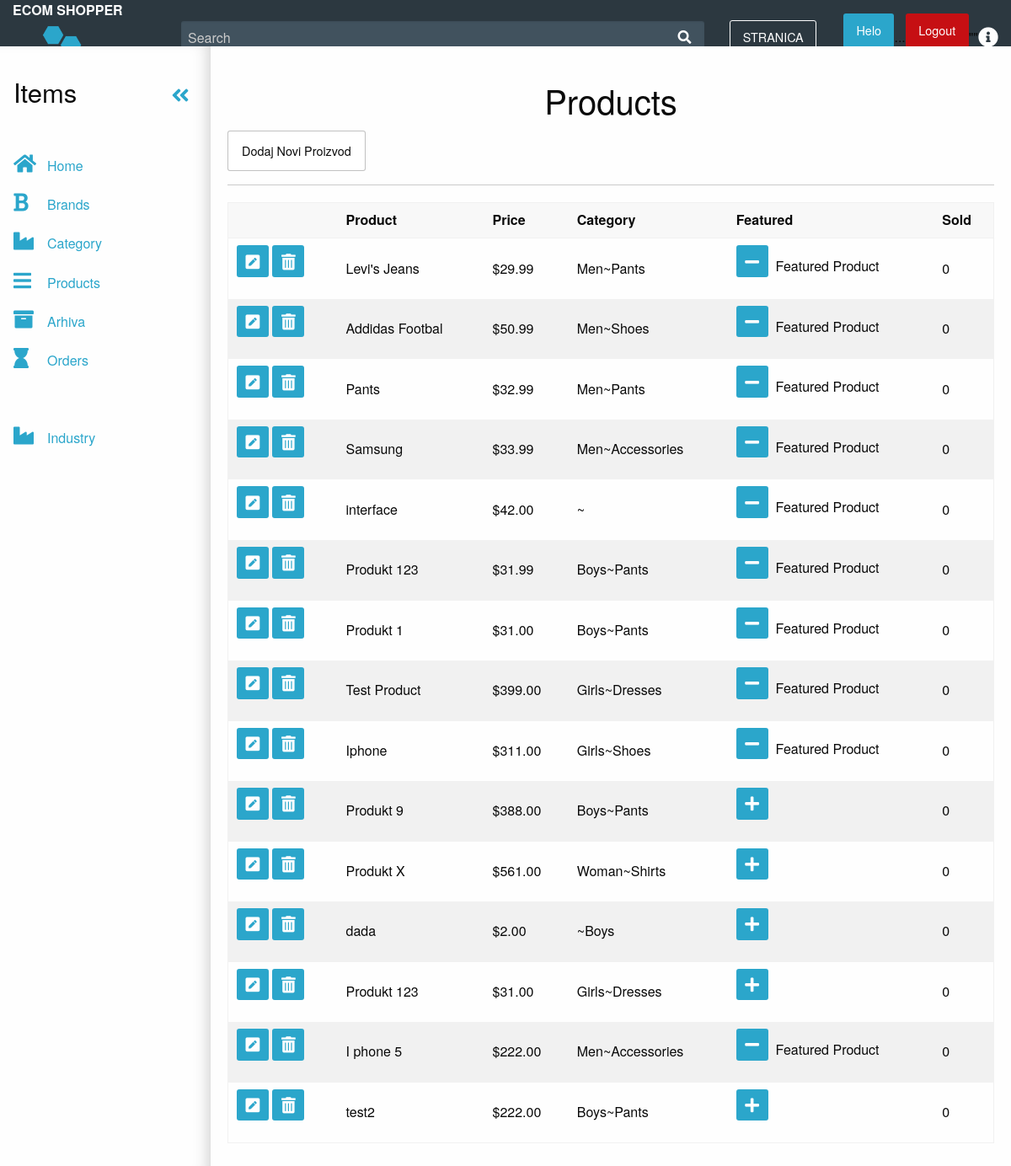
/admin/products.php, run on the app's committed database.
### tables this page shows
CREATE TABLE `products` (
  `id` int(11) NOT NULL,
  `title` varchar(255) NOT NULL,
  `price` decimal(10,2) NOT NULL,
  `list_price` decimal(10,2) NOT NULL,
  `brand` int(11) NOT NULL,
  `categories` varchar(255) NOT NULL,
  `image` varchar(255) NOT NULL,
  `description` text NOT NULL,
  `featured` tinyint(4) NOT NULL DEFAULT '0',
  `sizes` text NOT NULL,
  `deleted` tinyint(4) NOT NULL DEFAULT '0'
);

CREATE TABLE `categories` (
  `id` int(11) NOT NULL,
  `category` varchar(255) NOT NULL,
  `parent` int(11) NOT NULL
);

### konfiguracija.php (called while the page is built, shortened)
<?php
$putanjaApp = "/E-Shop/";

### admin/products.php (the view, shortened to what this page needs)
<?php
include_once "../konfiguracija.php";
include 'includes/head.php';
$dbpath='';
if(isset($_GET['add']) || isset($_GET['edit'])){
$brandQuery= $veza->prepare("SELECT * FROM brand ORDER BY brand;");
$brandQuery->execute();
$parentQuery =$veza->prepare("SELECT* FROM categories WHERE parent = 0 ORDER BY category;");
$parentQuery->execute();
$title = ((isset($_POST['title']) && $_POST['title'] !='')?sanitize($_POST['title']):'');
$brand = ((isset($_POST['brand']) && !empty($_POST['brand']))?sanitize($_POST['brand']):'');
$parent = ((isset($_POST['parent']) && !empty($_POST['parent']))?sanitize($_POST['parent']):'');
$category = ((isset($_POST['child']))&& !empty ($_POST['child'])?sanitize($_POST['child']): '');
$price = ((isset($_POST['price']) && $_POST['price'] !='')?sanitize($_POST['price']):'');
$list_price = ((isset($_POST['list_price']) && $_POST['list_price'] !='')?sanitize($_POST['list_price']):'');
$description = ((isset($_POST['description']) && $_POST['description'] !='')?sanitize($_POST['description']):'');
$sizes = ((isset($_POST['sizes']) && $_POST['sizes'] !='')?sanitize($_POST['sizes']):'');
$saved_image = '';
if(isset($_GET['edit'])){
    $edit_id = (int)$_GET['edit'];
    $productResults = $veza->prepare("SELECT * FROM products WHERE id = '$edit_id';");
    $productResults->execute();
      $product=$productResults->fetch(PDO::FETCH_ASSOC);
      if (isset($_GET['delete_image'])){
      $image_url = $_SERVER['DOCUMENT_ROOT'].$product['image']; echo $image_url;
      unlink($image_url);
      $izrazDel= $veza->prepare("UPDATE products SET image = ''WHERE id = '$edit_id';");
      $izrazDel->execute();
      header('Location: products.php?edit='.$edit_id);
      }
      $category = ((isset($_POST['child']) && $_POST['child'] != '')?sanitize($_POST['child']):$product['categories']);
      $title = ((isset($_POST['title']) && $_POST['title'] != '')?sanitize($_POST['title']):$product['title']);
      $brand = ((isset($_POST['brand']) && $_POST['brand'] != '')?sanitize($_POST['brand']):$product['brand']);
      $parentIzraz = $veza->prepare ("SELECT * FROM categories WHERE id = '$category';");
      $parentIzraz->execute();
      $parentResult=$parentIzraz->fetch(PDO::FETCH_ASSOC);
      $parent = ((isset($_POST['parent']) && $_POST['parent'] != '')?sanitize($_POST['parent']):$parentResult['parent']);
      $price = ((isset($_POST['price']) && $_POST['price'] != '')?sanitize($_POST['price']):$product['price']);
      $list_price = ((isset($_POST['list_price']) && $_POST['list_price'] != '')?sanitize($_POST['list_price']):$product['list_price']);
      $description = ((isset($_POST['description']) && $_POST['description'] != '')?sanitize($_POST['description']):$product['description']);
      $sizes = ((isset($_POST['sizes']) && $_POST['sizes'] != '')?sanitize($_POST['sizes']):$product['sizes']);
      $saved_image = (($product['image'] !='')?$product['image']:'');
      $dbpath = $saved_image;
     }
if($_POST){
$price = ((isset($_POST['price']) && $_POST['price'] !='')?sanitize($_POST['price']):'');
$list_price = ((isset($_POST['list_price']) && $_POST['list_price'] !='')?sanitize($_POST['list_price']):'');
$description = ((isset($_POST['description']) && $_POST['description'] !='')?sanitize($_POST['description']):'');
$sizes = ((isset($_POST['sizes']) && $_POST['sizes'] !='')?sanitize($_POST['sizes']):'');
$sizes=rtrim($sizes,',');
$saved_image = '' ;
  $erros= array();
  $required = array('title','brand','price','parent','child');
   foreach($required as $field){
     if($_POST[$field]==''){
       $errors[]= 'All fields With and Astrisk are required.';
       break;
     }
   }
   if(!empty($_FILES)){
    $photo = $_FILES['photo'];
    $name = $photo['name'];
    $nameArray = explode('.',$name);
    $fileName = $nameArray[0];
    $fileExt = $nameArray[1];
    $mime = explode('/',$photo['type']);
    $mimeType = $mime[0];
    $mimeExt = $mime[1];
    $tmpLoc = $photo['tmp_name'];
    $fileSize = $photo['size'];
    $allowed = array ('png','jpg','jpeg','gif');
    $uploadName = md5(microtime()).'.'.$fileExt;
    $uploadPath = BASEURL.'images/products/'.$uploadName;
    $dbpath = '/E-Shop/images/products/'.$uploadName;
        if ($mimeType != 'image') {
          $errors [] ='The file must be an image.' ;
           }
           if (!in_array($fileExt, $allowed)) {
             $errors[] = 'The file extension must be a png,jpg,jpeg, or gif.';
           }
           if($fileSize > 15000000){
             $errors[] = 'The file size must be under 15MB.';
           }
           if ($fileExt != $mimeExt && ($mimeExt == 'jpg' && $fileExt != 'jpg')) {
                $errors [] = 'File extension does not match the file.';
           }
        }
       if (!empty($errors)){
         echo display_errors($errors);
       } else {
           move_uploaded_file($tmpLoc,$uploadPath);
           $insertSql=$veza->prepare("INSERT INTO products (`title`,`price`,`list_price`,`brand`,`categories`,`sizes`,`image`,`description`)
           VALUES ('$title','$price','$list_price','$brand','$category','$sizes','$dbpath','$description');");
           if(isset($_GET['edit'])){
           $insertSql = $veza->prepare("UPDATE products SET title = '$title',price='$price',list_price ='$list_price',
           brand= '$brand',categories='$category',sizes='$sizes',image='$dbpath', description= '$description'
           WHERE id='$edit_id';");
      }
       $insertSql->execute();
       header('Location: products.php');
   }
}
?>
<h2 class ="text-center"><?=((isset($_GET['edit']))?'Edit':'Add A New');?> Product</h2><hr>
<form action ="products.php?<?=((isset($_GET['edit']))?'edit='.$edit_id:'add=1');?>" method="POST" enctype="multipart/form-data" >
  <div class="row">
   <div class="small-6 large-6 columns ">
     <label for="title">Title*:
        <input type="text" name="title" class="former" id="title" placeholder="large-12.columns" value="<?=$title;?>"/>
      </label>
    </div>
    <div class="small-6 large-6 columns">
       <label for="brand">Brand*: </label>
       <select class="form-group" id="brand" name="brand">
            <option value=""<?=(($brand=='')?' selected':'');?>></option>
            <?php  while ($_brand= $brandQuery->fetch(PDO::FETCH_ASSOC)): ?>
          <option value="<?=$_brand['id'];?>"<?=(($brand== $_brand ['id'])?' selected':'');?>><?=$_brand['brand'];?></option>
          <?php endwhile; ?>
       </select>
</div>
    <div class="small-6 large-6 columns ">
      <label for="parent">Parent Category*:
         <select class="form-group" id="parent" name="parent">
         <option value =""<?=(($parent== '')?' selected':'');?>></option>
         <?php while($_parent = $parentQuery->fetch(PDO::FETCH_ASSOC)): ?>
           <option value="<?=$_parent['id'];?>"<?=(($parent == $_parent['id'])?' selected':'');?>><?=$_parent['category'];?></option>
         <?php endwhile; ?>
       </label>
       </select>
     </div>
     <div class="small-6 large-6 columns">
       <label for="child">Child Category:*</label>
   			<select id="child" name="child" class="form-control">
   </select>
     </div>
       <div class="small-6 large-4 columns ">
       <label for="price">Price*: </label>
       <input type="text" id="price" name="price" class="form-control" value="<?=$price;?>">
 </div>
 <div class="small-6 large-4 columns ">
 <label for="list_price">List Price: </label>
 <input type="text" id="list_price" name="list_price" class="form-control" value="<?=$list_price;?>">
</div>
<div class="small-6 large-4 columns ">
  <label>Quantity & Sizes*: </label>
 <button class="button" id="kol">Quantity & Sizes</button>
</div>
<div class="small-6 large-4 columns ">
<label for ="sizes">Sizes & Qty Preview</label>
<input type="text" class="form-control" name="size" id="sizes" value="<?=$sizes;?>"readonly>
</div>
<div class="small-12 large-4 columns ">
  <?php if($saved_image != ''):?>
    <div class="savedimg">
       <img src="<?=$saved_image;?>"alt="saved image"/><br><br>
        <a href="products.php?delete_image=1&edit=<?=$edit_id;?>" class="button label alert">Delete Image</a>
    </div>
<?php else: ?>
   <label for="photo">Product Photo:</label>
 <input type="file" name="photo" id="photo" class="form-control">
<?php endif;?>
</div>
<div class="small-12 large-4 columns">
  <label for ="description">Description:</label>
  <textarea id="description" name="description" class="form-control" rows="6"><?=$description;?></textarea>
</div>
<a href="products.php" class="button">Cancel</a>
<div class="small-6 large-3 columns ">
<input type="submit" value="<?=((isset($_GET['edit']))?'Edit':'Add');?> Product" class="button  " >
</div>
<input type="hidden" name="qtyandsizes" id="qtyandsizes" />
</form>
<div class="reveal" id="sizesModal" data-reveal data-animation-in="fade-in" data-options="closeOnClick:false;closeOnEsc:false;"  data-animation-out="fade-out" >
<label for ="">Sizes & Qty</label>
<div class="row">
  <?php for($i=1;$i<=12;$i++): ?>
       <div class="small-4 medium-4 columns ">
          <label for= "size_<?=$i;?>">Size:</label>
          <input type="text"  id="size_<?=$i;?>" value ="<?=((!empty($sArray[$i-1]))?$sArray[$i-1]:'');?>">
       </div>
        <div class="small-2 medium-2 columns ">
           <label for= "qty_<?=$i;?>">Quantity:</label>
           <input type="number"  id="qty_<?=$i;?>" value ="" min="0">
       </div>
  <?php endfor; ?>
</div>
  <button class="close-button" data-close aria-label="Close reveal" type="button">
    <span aria-hidden="true">&times;</span>
</button>
  <button class="button"  id="saveChangesSizes"> Save Changes
   </button>
</div>
<?php }else{
$format = new NumberFormatter("en_US",NumberFormatter::CURRENCY);
$izraz = $veza->prepare("SELECT * FROM products WHERE deleted = 0;");
$presults= $izraz->execute();
?>
<div class="app-dashboard shrink-medium">
  <div class="row expanded app-dashboard-top-nav-bar">
    <div class="columns medium-2">
      <a class="app-dashboard-logo" data-toggle="app-dashboard-sidebar">ECOM shopper</a>
      <h3 class="site-logo"data-toggle="app-dashboard-sidebar">  <a href="index.php"><img src="<?php echo $putanjaApp;?>logo/sign.png"></a></h3>
    </div>
    <div class="columns show-for-medium">
      <div class="app-dashboard-search-bar-container">
        <input class="app-dashboard-search" type="search" placeholder="Search">
        <i class="app-dashboard-search-icon fa fa-search"></i>
      </div>
    </div>
    <div class="columns shrink app-dashboard-top-bar-actions">
    <a href="../index.php">   <button  class="button hollow">STRANICA</button>
      <a href="#" class="button" >Helo <?=$user_data['first'];?></a> ...
          <a href="logout.php" class="button alert" >Logout</a> ""
      <a href="#" height="30" width="30" alt=""><i class="fa fa-info-circle"></i></a>
    </div>
  </div>
  <div class="app-dashboard-body off-canvas-wrapper">
    <div id="app-dashboard-sidebar" class="app-dashboard-sidebar position-left off-canvas off-canvas-absolute reveal-for-medium" data-off-canvas>
      <div class="app-dashboard-sidebar-title-area">
        <div class="app-dashboard-close-sidebar">
          <h3 class="app-dashboard-sidebar-block-title">Items</h3>
          <button id="close-sidebar" data-app-dashboard-toggle-shrink class="app-dashboard-sidebar-close-button show-for-medium" aria-label="Close menu" type="button">
            <span aria-hidden="true"><a href="#"><i class="large fa fa-angle-double-left"></i></a></span>
          </button>
        </div>
      </div>
      <div class="app-dashboard-sidebar-inner">
        <ul class="menu vertical">
          <li><a href="index.php" class="is-active">
            <i class="large fa fa-home"></i><span class="app-dashboard-sidebar-text">Home</span>
          </a></li>
          <li><a href="brands.php" class="is-active">
            <i class="large fa fa-bold"></i><span class="app-dashboard-sidebar-text">Brands</span>
          </a></li>
          <li><a href="categories.php">
            <i class="large fa fa-industry"></i><span class="app-dashboard-sidebar-text">Category</span>
          </a></li>
          <li><a href="products.php" class="is-active">
            <i class="large fa fa-bars"></i><span class="app-dashboard-sidebar-text">Products</span>
          </a></li>
          <li><a href="archived.php">
            <i class="large fa fa-archive"></i><span class="app-dashboard-sidebar-text">Arhiva</span>
          </a></li>
          <li><a>
            <i class="large fa fa-hourglass"></i><span class="app-dashboard-sidebar-text">Orders</span>
          </a></li>
          <li><a href="#" class="is-active">
          </a></li>
          <li><a>
          </a></li>
          <li><a href="industry.php">
            <i class="large fa fa-industry"></i><span class="app-dashboard-sidebar-text">Industry</span>
          </a></li>
        </ul>
      </div>
    </div>
    <div class="app-dashboard-body-content off-canvas-content" data-off-canvas-content>
      <h2 class="text-center">Products</h2>
      <a href="products.php?add=1" class="button float-left callout clearfix" id="">Dodaj Novi Proizvod</a>
      <hr>
<table class="table">
  <thead>
    <tr>
      <th></th>
      <th>Product</th>
      <th>Price</th>
      <th>Category</th>
      <th>Featured</th>
      <th>Sold</th>
    </tr>
  </thead>
  <tbody>
     <?php   while ($product = $izraz->fetch(PDO::FETCH_ASSOC)):
             $childId = $product['categories'];
              $catSql = $veza->prepare("SELECT * FROM categories WHERE id='$childId';");
              $result= $catSql->execute();
              $child = $catSql->fetch(PDO::FETCH_ASSOC);
              $parentId = $child['parent'];
                $parentSql = $veza->prepare("SELECT * FROM categories WHERE id='$parentId';");
                $parentSql->execute();
                $parent =$parentSql->fetch(PDO::FETCH_ASSOC);
                $category = $parent['category'].'~'.$child['category'];
       ?>
           <tr>
              <td>
                   <a href="products.php?edit=<?=$product['id'];?>" class ="button tiny"><i class="fas fa-pen-square fa-2x"></i></a>
                   <a href="products.php?delete=<?=$product['id'];?>" class ="button tiny"><i class="fas fa-trash-alt fa-2x"></i></a>
              </td>
              <td><?=$product['title'];?></td>
              <td><?php echo $format->format ($product['price']); ?></td>
              <td><?php echo $category;?></td>
              <td><a href="products.php?featured=<?=(($product['featured']== 0)?'1':'0');?>&id=<?=$product['id'];?>"
                class ="button tiny"><i class="fas fa-<?=(($product['featured']==1)?'minus':'plus');?> fa-2x " ></i>
              </a>&nbsp <?=(($product['featured']==1)?'Featured Product': '');?></td>
              <td>0</td>
           </tr>
     <?php endwhile; ?>
  </tbody>
</table>
<?php  }?>

### data on the page
products: title "Levi's Jeans", price "$29.99", category "Men~Pants", featured 1 (drawn)
products: title "Addidas Footbal", price "$50.99", category "Men~Shoes", featured 1 (drawn)
products: title "Pants", price "$32.99", category "Men~Pants", featured 1 (drawn)
products: title "Samsung", price "$33.99", category "Men~Accessories", featured 1 (drawn)
products: title "interface", price "$42.00", category "~", featured 1 (drawn)
products: title "Produkt 123", price "$31.99", category "Boys~Pants", featured 1 (drawn)
products: title "Produkt 1", price "$31.00", category "Boys~Pants", featured 1 (drawn)
products: title "Test Product", price "$399.00", category "Girls~Dresses", featured 1 (drawn)
products: title "Iphone", price "$311.00", category "Girls~Shoes", featured 1 (drawn)
products: title "Produkt 9", price "$388.00", category "Boys~Pants", featured 0 (drawn)
products: title "Produkt X", price "$561.00", category "Woman~Shirts", featured 0 (drawn)
products: title "dada", price "$2.00", categories.category "~Boys", featured 0 (drawn)
products: title "Produkt 123", price "$31.00", category "Girls~Dresses", featured 0 (drawn)
products: title "I phone 5", price "$222.00", category "Men~Accessories", featured 1 (drawn)
products: title "test2", price "$222.00", category "Boys~Pants", featured 0 (drawn)
